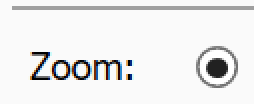
#> input picture mbw_qc/data/assets/co2_bottom_left.png, 127 x 52 px, found by its file name (shown 2 times larger)
$ python 2-confirm_screenshot.py
#> lines starting #> are read from the running program, lines starting #| are printed output that depends on the picture
"""Script to confirm there are no issues with Spiroware screenshots"""

import os
import re
import cv2
import pytesseract


# [116 lines left out: functions crop_screenshot, convert_bw, ver_char_row_ind, not called in this run]


def main():
    spiroware_screenshots_path = os.path.abspath(os.path.join(
        os.path.dirname(__file__), '../../data/raw/spiroware_screenshots'
    ))

    spiroware_screenshots = []
    for (_, _, filenames) in os.walk(spiroware_screenshots_path):
        spiroware_screenshots.extend(filenames)
        break

    # corner images are used as landmarks for cropping purposes
    corner_imgs = {
        'co2': {
            'bottom_left': cv2.imread(os.path.abspath(os.path.join(
                os.path.dirname(__file__),
                '../features/assets/co2_bottom_left.png'
            ))),
            'top_right': cv2.imread(os.path.abspath(os.path.join(
                os.path.dirname(__file__),
                '../features/assets/co2_top_right.png'
            ))),
        },
        'flow': {
            'bottom_left': cv2.imread(os.path.abspath(os.path.join(
                os.path.dirname(__file__),
                '../features/assets/flow_bottom_left.png'
            ))),
            'top_right': cv2.imread(os.path.abspath(os.path.join(
                os.path.dirname(__file__),
                '../features/assets/flow_top_right.png'
            ))),
        },
        'n2': {
            'bottom_left': cv2.imread(os.path.abspath(os.path.join(
                os.path.dirname(__file__),
                '../features/assets/n2_bottom_left.png'
            ))),
            'top_right': cv2.imread(os.path.abspath(os.path.join(
                os.path.dirname(__file__),
                '../features/assets/n2_top_right.png'
            ))),
        },
        'o2': {
            'bottom_left': cv2.imread(os.path.abspath(os.path.join(
                os.path.dirname(__file__),
                '../features/assets/o2_bottom_left.png'
            ))),
            'top_right': cv2.imread(os.path.abspath(os.path.join(
                os.path.dirname(__file__),
                '../features/assets/o2_top_right.png'
            ))),
        },
        'volume': {
            'bottom_left': cv2.imread(os.path.abspath(os.path.join(
                os.path.dirname(__file__),
                '../features/assets/volume_bottom_left.png'
            ))),
            'top_right': cv2.imread(os.path.abspath(os.path.join(
                os.path.dirname(__file__),
                '../features/assets/volume_top_right.png'
            ))),
        }
    }
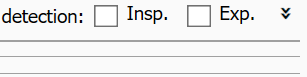
#> input picture mbw_qc/data/assets/co2_top_right.png, 307 x 77 px, found by its file name
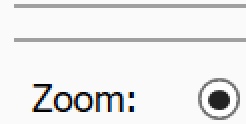
#> input picture mbw_qc/data/assets/flow_bottom_left.png, 123 x 62 px, found by its file name (shown 2 times larger)
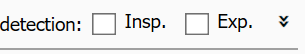
#> input picture mbw_qc/data/assets/flow_top_right.png, 305 x 54 px, found by its file name
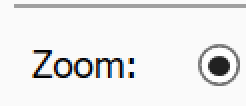
#> input picture mbw_qc/data/assets/n2_bottom_left.png, 123 x 53 px, found by its file name (shown 2 times larger)
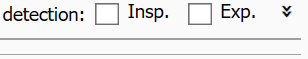
#> input picture mbw_qc/data/assets/n2_top_right.png, 308 x 59 px, found by its file name

    expected_text = {
        'co2': 'CO2[%]',
        'flow': 'Flow[ml/s]',
        'n2': 'N2[%]',
        'o2': 'O2[%]',
        'volume': 'Vol.[ml]'
    }

    for spiroware_screenshot in spiroware_screenshots:
        spiroware_screenshot_fname = spiroware_screenshot

        screenshot_type = re.sub('.*_', '', spiroware_screenshot)
        screenshot_type = re.sub(r'\.png', '', screenshot_type)
        try:
            spiroware_screenshot = cv2.imread(os.path.abspath(os.path.join(
                spiroware_screenshots_path, spiroware_screenshot
            )))

            spiro_fig = crop_screenshot(
                spiroware_screenshot,
                corner_imgs[screenshot_type]['bottom_left'],
                corner_imgs[screenshot_type]['top_right']
            )

            # preprocess vertical axis before digitizing by rotating 90
            num_axis = cv2.rotate(
                spiro_fig[:, :ver_char_row_ind(spiro_fig)],
                cv2.cv2.ROTATE_90_CLOCKWISE
            )

            # convert the axis text image into a string
            custom_config = (
                r'-l eng --oem 3 --psm 6 -c '
                + r'tessedit_char_whitelist=Flow[ml/s]N2[%]CO2[%]Vol.[ml]O2[%]'
            )
            axis_text = pytesseract.image_to_string(
                num_axis, config=custom_config
            )
            axis_text = re.sub('\n', '', axis_text)

            # compare the axis text string to the expected text
            # (based on screenshot type); print if string is not as expected so
            # image can be followed up
            if axis_text != expected_text[screenshot_type]:
                print(spiroware_screenshot_fname)
        except Exception as e:
            print('Image issue: ' + spiroware_screenshot_fname)


if __name__ == "__main__":
    main()
